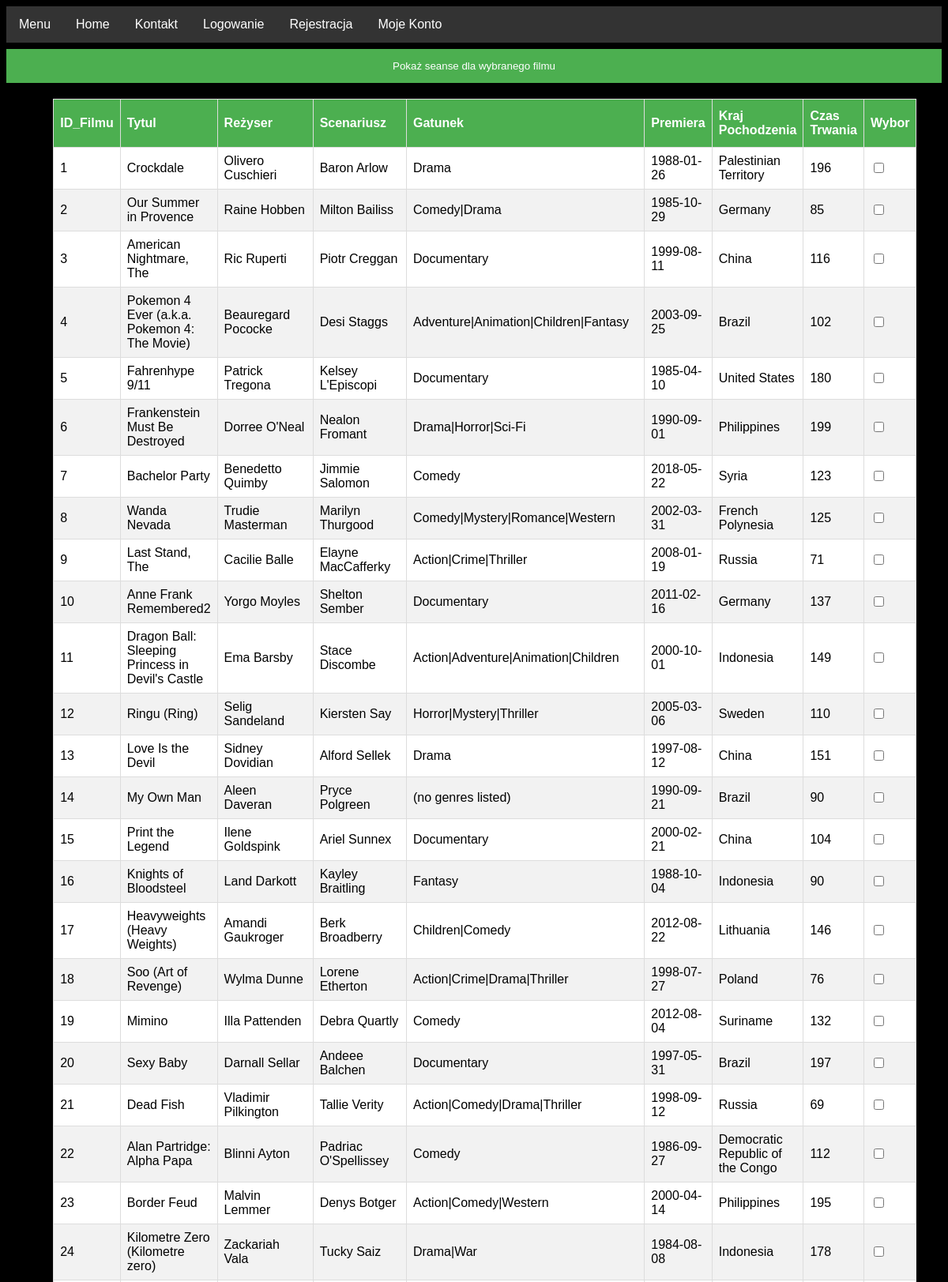
The app's page /filmy.php (upper part) with its own data.
### tables this page shows
CREATE TABLE `film` (
  `ID_film` int(10) NOT NULL,
  `tytul` varchar(255) NOT NULL,
  `rezyser` varchar(255) NOT NULL,
  `scenariusz` varchar(255) DEFAULT NULL,
  `gatunek` varchar(255) NOT NULL,
  `premiera` date DEFAULT NULL,
  `kraj_pochodzenia` varchar(255) DEFAULT NULL,
  `czas_trwania` int(6) NOT NULL
);

### filmy.php (the view, shortened to what this page needs)
<?php
  require_once "connect.php";
	try{
		$polaczenie = new  mysqli($host, $db_user, $db_password, $db_name);
		if ($polaczenie->connect_errno!=0)
			{
				throw new Exception(mysqli_connect_errno());
			}
			else
			{
				$rezultat = $polaczenie->query("SELECT * FROM film;");
			}
	}catch(Exception $e){
		echo '<span style="color: red;"> Błąd serwera! Przepraszamy za niedogodności i prosimy o rejestrację w innym terminie!</span>';
		echo '<br/>Informacja developerska:'.$e;
	}
?>
<html>
    <head>
        <link rel="stylesheet" href="CSS/mainStyle.css" type="text/css">
    </head>
    <body>
          <div  id="menu">
		<ul >
			<li>
				<a href="#news"><span color onclick="openNav()">Menu</span></a>
			</li>
			<li>
				<a class="active" href="index.php">Home</a>
			</li>
			<li>
				<a href="kontakt.php">Kontakt</a>
			</li>
			<li>
				<a onclick="document.getElementById('id01').style.display='block'">Logowanie</a>
			</li>
			<li>
				<a href="rejestracja.php">Rejestracja</a>
			</li>
			<li>
				<a href="konto.php">Moje Konto</a>
			</li>
		</ul>
    </div>
          <div id="movies">
            <table width="90%" id="customers" align="center">
                <tr>
                  <th>ID_Filmu</th>
                  <th>Tytul</th>
                  <th>Reżyser</th>
                  <th>Scenariusz</th>
                  <th>Gatunek</th>
                  <th>Premiera</th>
                  <th>Kraj Pochodzenia</th>
                  <th>Czas Trwania</th>
                  <th>Wybor</th>
                </tr>
                <form action="seanse.php" method="post">
                <?php
                  while($row = $rezultat->fetch_assoc())
                  {
                    echo "<tr>";
                    echo "<td>".$row['ID_film']."</td>";
                    echo "<td>".$row['tytul']."</td>";
                    echo "<td>".$row['rezyser']."</td>";
                    echo "<td>".$row['scenariusz']."</td>";
                    echo "<td>".$row['gatunek']."</td>";
                    echo "<td>".$row['premiera']."</td>";
                    echo "<td>".$row['kraj_pochodzenia']."</td>";
                    echo "<td>".$row['czas_trwania']."</td>";
                    echo '<td><input type="checkbox" name="selectID[]" value="' . $row['ID_film'] . '"></td>';
                    echo "</tr>";
                  }
                ?>
                <input type="submit" id="btt" value="Pokaż seanse dla wybranego filmu"/>
                </form>
              </table>
          </div>
    </body>
    </html>

### CSS/mainStyle.css (style rules this page uses)
ul { list-style-type: none; margin: 0; padding: 0; overflow: hidden; background-color: #333; width: 100%; z-index: 1; }
li { float: left; }
li a { display: block; color: white; text-align: center; padding: 14px 16px; text-decoration: none; }
body { background:black; font-family: Arial, Helvetica, sans-serif; }
#customers { font-family: "Trebuchet MS", Arial, Helvetica, sans-serif; border-collapse: collapse; transition: margin-left .5s; padding: 20px; background-color: white; margin: 1% 5% 1% 5%; }
#customers td, #customers th { border: 1px solid #ddd; padding: 8px; }
#customers tr:nth-child(even) { background-color: #f2f2f2; }
#customers th { padding-top: 12px; padding-bottom: 12px; text-align: left; background-color: #4CAF50; color: white; }
#movies { color:white; }
#btt { background-color: #4CAF50; color: white; padding: 14px 20px; margin: 8px 0; border: none; cursor: pointer; width:100%; }

### records on screen
film: ID_film "1", tytul "Crockdale", rezyser "Olivero Cuschieri", scenariusz "Baron Arlow", gatunek "Drama", premiera "1988-01-26", kraj_pochodzenia "Palestinian Territory", czas_trwania "196"
film: ID_film "2", tytul "Our Summer in Provence", rezyser "Raine Hobben", scenariusz "Milton Bailiss", gatunek "Comedy|Drama", premiera "1985-10-29", kraj_pochodzenia "Germany", czas_trwania "85"
film: ID_film "3", tytul "American Nightmare, The", rezyser "Ric Ruperti", scenariusz "Piotr Creggan", gatunek "Documentary", premiera "1999-08-11", kraj_pochodzenia "China", czas_trwania "116"
film: ID_film "4", tytul "Pokemon 4 Ever (a.k.a. Pokemon 4: The Movie)", rezyser "Beauregard Pococke", scenariusz "Desi Staggs", gatunek "Adventure|Animation|Children|Fantasy", premiera "2003-09-25", kraj_pochodzenia "Brazil", czas_trwania "102"
film: ID_film "5", tytul "Fahrenhype 9/11", rezyser "Patrick Tregona", scenariusz "Kelsey L'Episcopi", gatunek "Documentary", premiera "1985-04-10", kraj_pochodzenia "United States", czas_trwania "180"
film: ID_film "6", tytul "Frankenstein Must Be Destroyed", rezyser "Dorree O'Neal", scenariusz "Nealon Fromant", gatunek "Drama|Horror|Sci-Fi", premiera "1990-09-01", kraj_pochodzenia "Philippines", czas_trwania "199"
film: ID_film "7", tytul "Bachelor Party", rezyser "Benedetto Quimby", scenariusz "Jimmie Salomon", gatunek "Comedy", premiera "2018-05-22", kraj_pochodzenia "Syria", czas_trwania "123"
film: ID_film "8", tytul "Wanda Nevada", rezyser "Trudie Masterman", scenariusz "Marilyn Thurgood", gatunek "Comedy|Mystery|Romance|Western", premiera "2002-03-31", kraj_pochodzenia "French Polynesia", czas_trwania "125"
film: ID_film "9", tytul "Last Stand, The", rezyser "Cacilie Balle", scenariusz "Elayne MacCafferky", gatunek "Action|Crime|Thriller", premiera "2008-01-19", kraj_pochodzenia "Russia", czas_trwania "71"
film: ID_film "10", tytul "Anne Frank Remembered2", rezyser "Yorgo Moyles", scenariusz "Shelton Sember", gatunek "Documentary", premiera "2011-02-16", kraj_pochodzenia "Germany", czas_trwania "137"
film: ID_film "11", tytul "Dragon Ball: Sleeping Princess in Devil's Castle", rezyser "Ema Barsby", scenariusz "Stace Discombe", gatunek "Action|Adventure|Animation|Children", premiera "2000-10-01", kraj_pochodzenia "Indonesia", czas_trwania "149"
film: ID_film "12", tytul "Ringu (Ring)", rezyser "Selig Sandeland", scenariusz "Kiersten Say", gatunek "Horror|Mystery|Thriller", premiera "2005-03-06", kraj_pochodzenia "Sweden", czas_trwania "110"
film: ID_film "13", tytul "Love Is the Devil", rezyser "Sidney Dovidian", scenariusz "Alford Sellek", gatunek "Drama", premiera "1997-08-12", kraj_pochodzenia "China", czas_trwania "151"
film: ID_film "14", tytul "My Own Man", rezyser "Aleen Daveran", scenariusz "Pryce Polgreen", gatunek "(no genres listed)", premiera "1990-09-21", kraj_pochodzenia "Brazil", czas_trwania "90"
film: ID_film "15", tytul "Print the Legend", rezyser "Ilene Goldspink", scenariusz "Ariel Sunnex", gatunek "Documentary", premiera "2000-02-21", kraj_pochodzenia "China", czas_trwania "104"
film: ID_film "16", tytul "Knights of Bloodsteel", rezyser "Land Darkott", scenariusz "Kayley Braitling", gatunek "Fantasy", premiera "1988-10-04", kraj_pochodzenia "Indonesia", czas_trwania "90"
film: ID_film "17", tytul "Heavyweights (Heavy Weights)", rezyser "Amandi Gaukroger", scenariusz "Berk Broadberry", gatunek "Children|Comedy", premiera "2012-08-22", kraj_pochodzenia "Lithuania", czas_trwania "146"
film: ID_film "18", tytul "Soo (Art of Revenge)", rezyser "Wylma Dunne", scenariusz "Lorene Etherton", gatunek "Action|Crime|Drama|Thriller", premiera "1998-07-27", kraj_pochodzenia "Poland", czas_trwania "76"
film: ID_film "19", tytul "Mimino", rezyser "Illa Pattenden", scenariusz "Debra Quartly", gatunek "Comedy", premiera "2012-08-04", kraj_pochodzenia "Suriname", czas_trwania "132"
film: ID_film "20", tytul "Sexy Baby", rezyser "Darnall Sellar", scenariusz "Andeee Balchen", gatunek "Documentary", premiera "1997-05-31", kraj_pochodzenia "Brazil", czas_trwania "197"
film: ID_film "21", tytul "Dead Fish", rezyser "Vladimir Pilkington", scenariusz "Tallie Verity", gatunek "Action|Comedy|Drama|Thriller", premiera "1998-09-12", kraj_pochodzenia "Russia", czas_trwania "69"
film: ID_film "22", tytul "Alan Partridge: Alpha Papa", rezyser "Blinni Ayton", scenariusz "Padriac O'Spellissey", gatunek "Comedy", premiera "1986-09-27", kraj_pochodzenia "Democratic Republic of the Congo", czas_trwania "112"
film: ID_film "23", tytul "Border Feud", rezyser "Malvin Lemmer", scenariusz "Denys Botger", gatunek "Action|Comedy|Western", premiera "2000-04-14", kraj_pochodzenia "Philippines", czas_trwania "195"
film: ID_film "24", tytul "Kilometre Zero (Kilometre zero)", rezyser "Zackariah Vala", scenariusz "Tucky Saiz", gatunek "Drama|War", premiera "1984-08-08", kraj_pochodzenia "Indonesia", czas_trwania "178"
